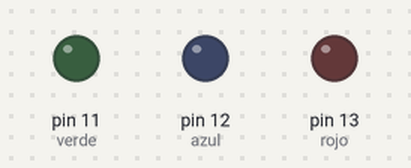
The sketch below on a simulated Arduino Uno, built with avr-gcc and run on an emulated ATmega328P. On the bench: output pins drawn as LEDs (lit = HIGH).

Above: at 0.3 s.
At 1.05 s:
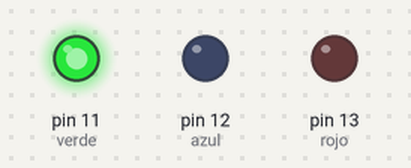
At 2.05 s:
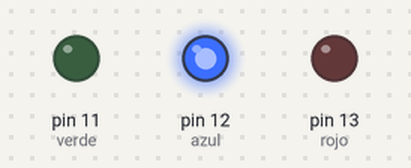
At 3.05 s:
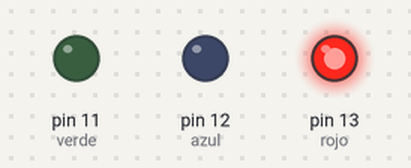
Timing chart, 0 to 3.5 s (numbered marks = the images above):
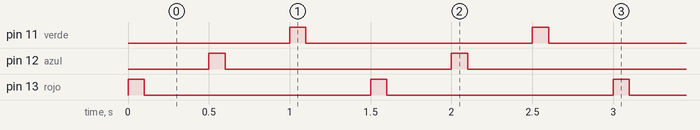

Measured:
- by itself, pin 11 (verde), pin 12 (azul), pin 13 (rojo): alternates HIGH for 0.10 s and LOW for 1.4 s
- by itself, everything shown: repeats every 1.5 s, in 6 steps

The sketch:

LEDS.ino.ino
```cpp
int rojo=13;
int azul=12;
int verde=11;
void setup() {
pinMode(13,OUTPUT);
pinMode(12,OUTPUT);
pinMode(11,OUTPUT);


}

void loop() {
digitalWrite(rojo,HIGH);
delay(100);
digitalWrite(rojo,LOW);
delay(400);
digitalWrite(azul,HIGH);
delay(100);
digitalWrite(azul,LOW);
delay(400);
digitalWrite(verde,HIGH);
delay(100);
digitalWrite(verde,LOW);
delay(400);

}
```
